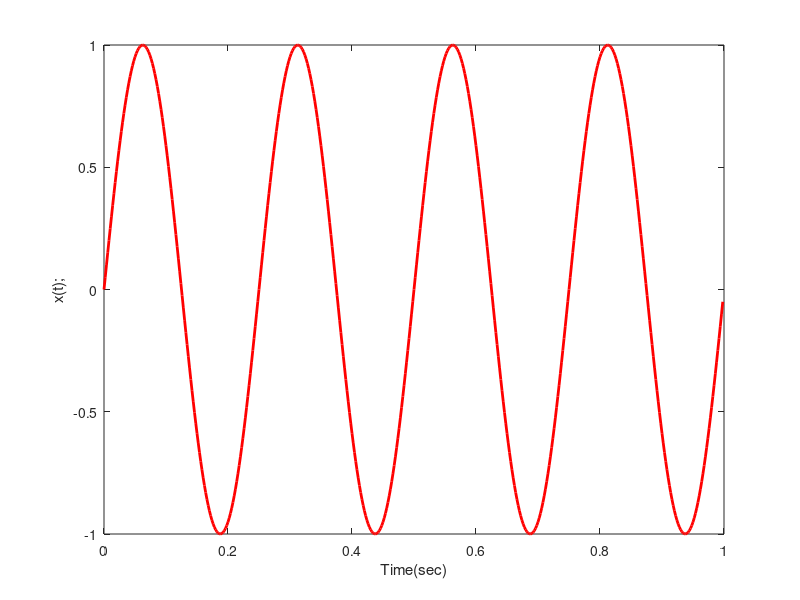

Source code (MATLAB):
fs=500
n=500
t=(0:n-1)/fs;;
f=4;
x=sin(2*pi*f*t);
RMS=sqrt(mean(x.^2));
disp(RMS);
plot(t,x,'r','LineWidth',2);
xlabel('Time(sec)'); ylabel('x(t);');